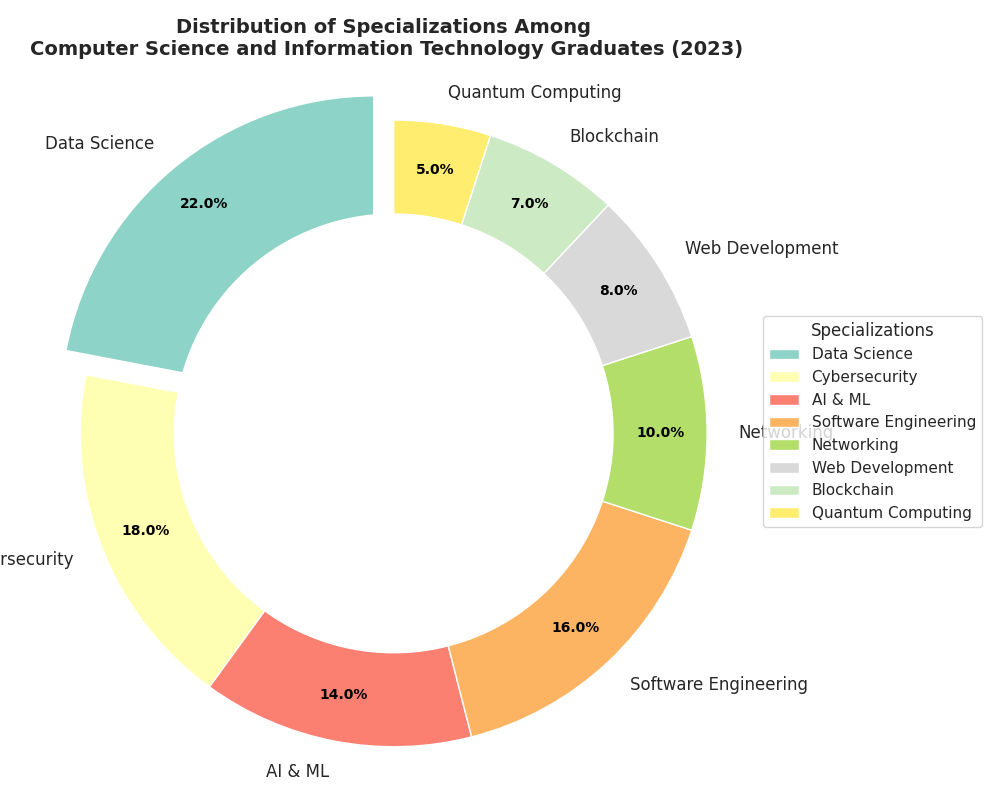

Recreate this plot in Python.
import matplotlib.pyplot as plt
import numpy as np

# Updated data for specializations including new fields
specializations = [
    'Data Science', 
    'Cybersecurity', 
    'AI & ML', 
    'Software Engineering', 
    'Networking', 
    'Web Development',
    'Blockchain',
    'Quantum Computing'
]
percentages = [22, 18, 14, 16, 10, 8, 7, 5]

# Define a color palette
colors = plt.cm.Set3(np.linspace(0, 1, len(specializations)))

# Explode the 'Data Science' segment to highlight it
explode = (0.1, 0, 0, 0, 0, 0, 0, 0)  

# Create the pie chart
fig, ax = plt.subplots(figsize=(10, 8))
wedges, texts, autotexts = ax.pie(
    percentages, 
    labels=specializations, 
    autopct='%1.1f%%', 
    startangle=90, 
    colors=colors, 
    pctdistance=0.85,
    explode=explode
)

# Enhance appearance of the pie chart
plt.setp(autotexts, size=10, weight="bold", color="black")
plt.setp(texts, size=12)

# Draw a circle at the center to transform the pie chart into a donut chart
centre_circle = plt.Circle((0, 0), 0.70, fc='white')
fig.gca().add_artist(centre_circle)

# Set the title of the pie chart, split into multiple lines for clarity
plt.title(
    'Distribution of Specializations Among \n'
    'Computer Science and Information Technology Graduates (2023)',
    fontsize=14, fontweight='bold'
)

# Equal aspect ratio ensures the pie chart is circular
ax.axis('equal')  

# Add a legend to the side
ax.legend(wedges, specializations, title="Specializations", loc="center left", bbox_to_anchor=(1, 0, 0.5, 1))

# Automatically adjust layout to prevent clipping
plt.tight_layout()

# Show the plot
plt.show()
